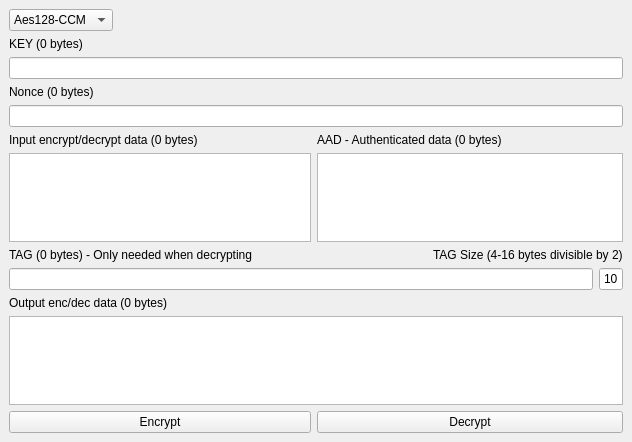
<?xml version="1.0" encoding="UTF-8"?>
<ui version="4.0">
 <class>UiAeAesCcm</class>
 <widget class="QMainWindow" name="UiAeAesCcm">
  <property name="geometry">
   <rect>
    <x>0</x>
    <y>0</y>
    <width>632</width>
    <height>442</height>
   </rect>
  </property>
  <property name="windowTitle">
   <string>AEAD - AES-CCM</string>
  </property>
  <widget class="QWidget" name="centralwidget">
   <layout class="QGridLayout" name="gridLayout">
    <item row="0" column="0">
     <widget class="QComboBox" name="comboBox_Mode">
      <property name="sizePolicy">
       <sizepolicy hsizetype="Maximum" vsizetype="Fixed">
        <horstretch>0</horstretch>
        <verstretch>0</verstretch>
       </sizepolicy>
      </property>
      <item>
       <property name="text">
        <string>Aes128-CCM</string>
       </property>
      </item>
     </widget>
    </item>
    <item row="1" column="0">
     <widget class="QLabel" name="label_Key">
      <property name="text">
       <string>KEY (0 bytes)</string>
      </property>
     </widget>
    </item>
    <item row="2" column="0" colspan="4">
     <widget class="QLineEdit" name="lineEdit_Key">
      <property name="font">
       <font>
        <family>Consolas</family>
       </font>
      </property>
     </widget>
    </item>
    <item row="3" column="0">
     <widget class="QLabel" name="label_Nonce">
      <property name="text">
       <string>Nonce (0 bytes)</string>
      </property>
     </widget>
    </item>
    <item row="4" column="0" colspan="4">
     <widget class="QLineEdit" name="lineEdit_Nonce">
      <property name="font">
       <font>
        <family>Consolas</family>
       </font>
      </property>
      <property name="text">
       <string/>
      </property>
     </widget>
    </item>
    <item row="5" column="0">
     <widget class="QLabel" name="label_InputEncDec">
      <property name="text">
       <string>Input encrypt/decrypt data (0 bytes)</string>
      </property>
     </widget>
    </item>
    <item row="5" column="1" colspan="2">
     <widget class="QLabel" name="label_InputAuth">
      <property name="text">
       <string>AAD - Authenticated data (0 bytes)</string>
      </property>
     </widget>
    </item>
    <item row="6" column="0">
     <widget class="QTextEdit" name="textEdit_InputDataEncDec">
      <property name="font">
       <font>
        <family>Consolas</family>
       </font>
      </property>
      <property name="html">
       <string>&lt;!DOCTYPE HTML PUBLIC &quot;-//W3C//DTD HTML 4.0//EN&quot; &quot;http://www.w3.org/TR/REC-html40/strict.dtd&quot;&gt;
&lt;html&gt;&lt;head&gt;&lt;meta name=&quot;qrichtext&quot; content=&quot;1&quot; /&gt;&lt;meta charset=&quot;utf-8&quot; /&gt;&lt;style type=&quot;text/css&quot;&gt;
p, li { white-space: pre-wrap; }
hr { height: 1px; border-width: 0; }
li.unchecked::marker { content: &quot;\2610&quot;; }
li.checked::marker { content: &quot;\2612&quot;; }
&lt;/style&gt;&lt;/head&gt;&lt;body style=&quot; font-family:'Consolas'; font-size:9pt; font-weight:400; font-style:normal;&quot;&gt;
&lt;p style=&quot;-qt-paragraph-type:empty; margin-top:0px; margin-bottom:0px; margin-left:0px; margin-right:0px; -qt-block-indent:0; text-indent:0px;&quot;&gt;&lt;br /&gt;&lt;/p&gt;&lt;/body&gt;&lt;/html&gt;</string>
      </property>
     </widget>
    </item>
    <item row="6" column="1" colspan="3">
     <widget class="QTextEdit" name="textEdit_InputDataAuth">
      <property name="font">
       <font>
        <family>Consolas</family>
       </font>
      </property>
      <property name="html">
       <string>&lt;!DOCTYPE HTML PUBLIC &quot;-//W3C//DTD HTML 4.0//EN&quot; &quot;http://www.w3.org/TR/REC-html40/strict.dtd&quot;&gt;
&lt;html&gt;&lt;head&gt;&lt;meta name=&quot;qrichtext&quot; content=&quot;1&quot; /&gt;&lt;meta charset=&quot;utf-8&quot; /&gt;&lt;style type=&quot;text/css&quot;&gt;
p, li { white-space: pre-wrap; }
hr { height: 1px; border-width: 0; }
li.unchecked::marker { content: &quot;\2610&quot;; }
li.checked::marker { content: &quot;\2612&quot;; }
&lt;/style&gt;&lt;/head&gt;&lt;body style=&quot; font-family:'Consolas'; font-size:9pt; font-weight:400; font-style:normal;&quot;&gt;
&lt;p style=&quot;-qt-paragraph-type:empty; margin-top:0px; margin-bottom:0px; margin-left:0px; margin-right:0px; -qt-block-indent:0; text-indent:0px;&quot;&gt;&lt;br /&gt;&lt;/p&gt;&lt;/body&gt;&lt;/html&gt;</string>
      </property>
     </widget>
    </item>
    <item row="7" column="2" colspan="2">
     <widget class="QLabel" name="label_Mac_2">
      <property name="sizePolicy">
       <sizepolicy hsizetype="Preferred" vsizetype="Maximum">
        <horstretch>0</horstretch>
        <verstretch>0</verstretch>
       </sizepolicy>
      </property>
      <property name="text">
       <string>TAG Size (4-16 bytes divisible by 2)</string>
      </property>
     </widget>
    </item>
    <item row="8" column="0" colspan="3">
     <widget class="QLineEdit" name="lineEdit_Mac">
      <property name="font">
       <font>
        <family>Consolas</family>
       </font>
      </property>
     </widget>
    </item>
    <item row="8" column="3">
     <widget class="QLineEdit" name="lineEdit_TagSize">
      <property name="sizePolicy">
       <sizepolicy hsizetype="Expanding" vsizetype="Maximum">
        <horstretch>0</horstretch>
        <verstretch>0</verstretch>
       </sizepolicy>
      </property>
      <property name="maximumSize">
       <size>
        <width>24</width>
        <height>16777215</height>
       </size>
      </property>
      <property name="text">
       <string>10</string>
      </property>
      <property name="maxLength">
       <number>2</number>
      </property>
      <property name="alignment">
       <set>Qt::AlignCenter</set>
      </property>
     </widget>
    </item>
    <item row="9" column="0">
     <widget class="QLabel" name="label_OutputData">
      <property name="text">
       <string>Output enc/dec data (0 bytes)</string>
      </property>
     </widget>
    </item>
    <item row="10" column="0" colspan="4">
     <widget class="QTextEdit" name="textEdit_OutputData">
      <property name="font">
       <font>
        <family>Consolas</family>
       </font>
      </property>
      <property name="html">
       <string>&lt;!DOCTYPE HTML PUBLIC &quot;-//W3C//DTD HTML 4.0//EN&quot; &quot;http://www.w3.org/TR/REC-html40/strict.dtd&quot;&gt;
&lt;html&gt;&lt;head&gt;&lt;meta name=&quot;qrichtext&quot; content=&quot;1&quot; /&gt;&lt;meta charset=&quot;utf-8&quot; /&gt;&lt;style type=&quot;text/css&quot;&gt;
p, li { white-space: pre-wrap; }
hr { height: 1px; border-width: 0; }
li.unchecked::marker { content: &quot;\2610&quot;; }
li.checked::marker { content: &quot;\2612&quot;; }
&lt;/style&gt;&lt;/head&gt;&lt;body style=&quot; font-family:'Consolas'; font-size:9pt; font-weight:400; font-style:normal;&quot;&gt;
&lt;p style=&quot;-qt-paragraph-type:empty; margin-top:0px; margin-bottom:0px; margin-left:0px; margin-right:0px; -qt-block-indent:0; text-indent:0px;&quot;&gt;&lt;br /&gt;&lt;/p&gt;&lt;/body&gt;&lt;/html&gt;</string>
      </property>
     </widget>
    </item>
    <item row="11" column="0">
     <widget class="QPushButton" name="pushButton_Encrypt">
      <property name="text">
       <string>Encrypt</string>
      </property>
     </widget>
    </item>
    <item row="7" column="0" colspan="2">
     <widget class="QLabel" name="label_Mac">
      <property name="text">
       <string>TAG (0 bytes) - Only needed when decrypting</string>
      </property>
     </widget>
    </item>
    <item row="11" column="1" colspan="3">
     <widget class="QPushButton" name="pushButton_Decrypt">
      <property name="text">
       <string>Decrypt</string>
      </property>
     </widget>
    </item>
   </layout>
  </widget>
 </widget>
 <resources/>
 <connections/>
</ui>
